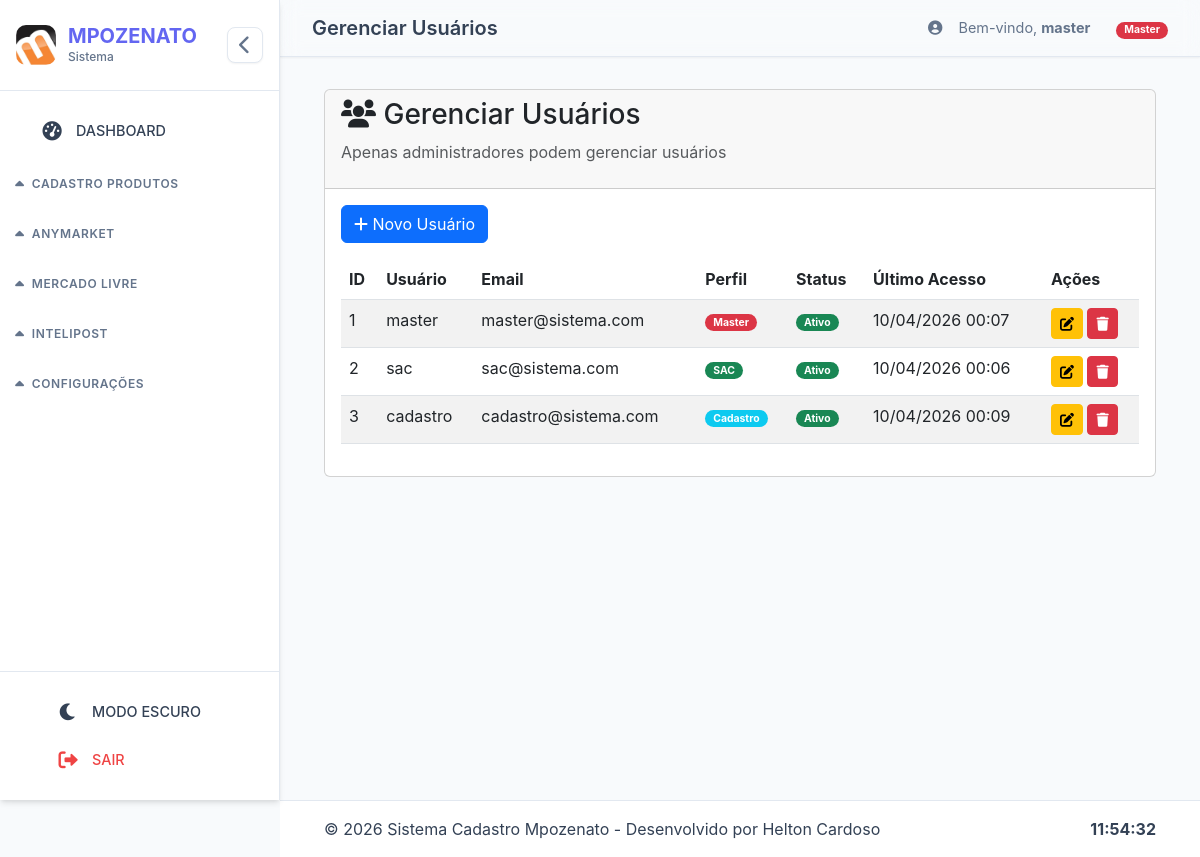
The page /admin/usuarios (signed in) on the database as committed earlier.
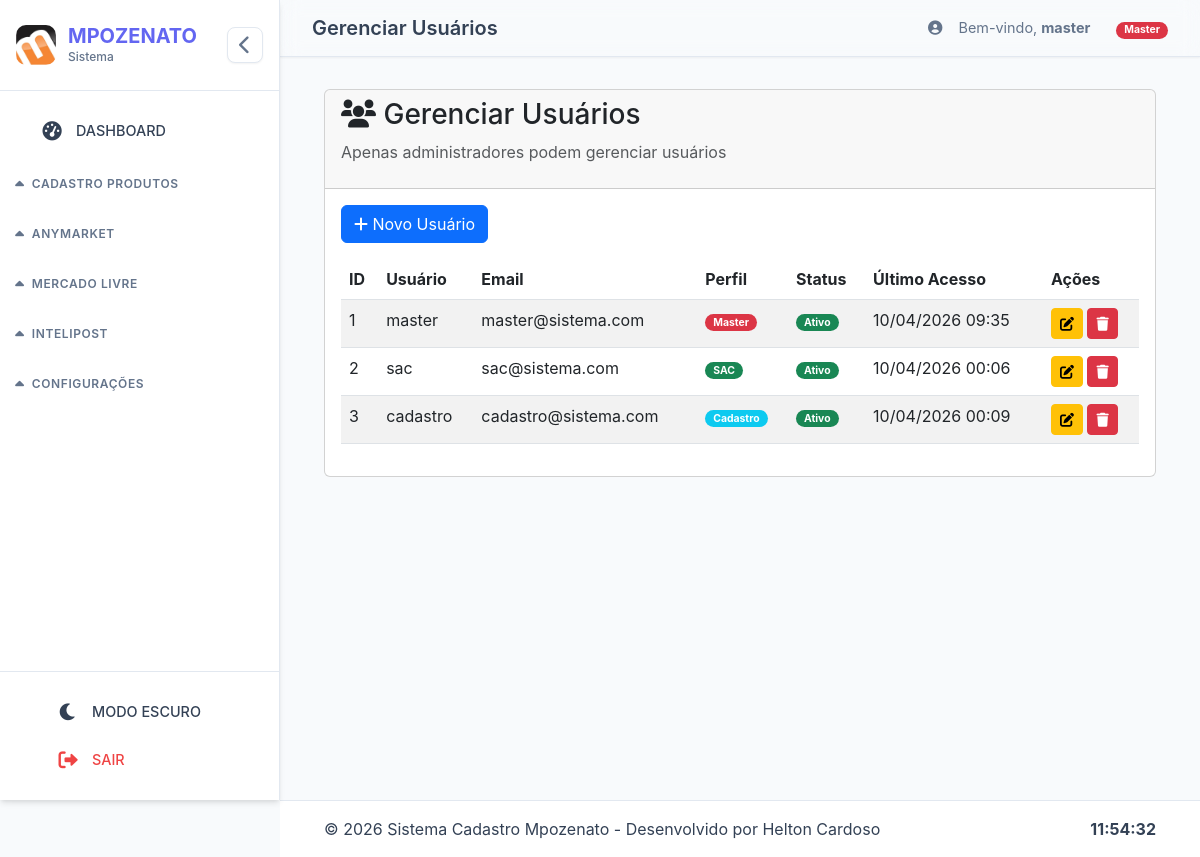
The same page on the database as committed later.
### models.py (models this page shows, shortened)
class Usuario(UserMixin, db.Model):
    __tablename__ = 'usuarios'
    id = db.Column(db.Integer, primary_key=True)
    username = db.Column(db.String(80), unique=True, nullable=False)
    email = db.Column(db.String(120), unique=True, nullable=False)
    password_hash = db.Column(db.String(256), nullable=False)
    perfil_id = db.Column(db.Integer, db.ForeignKey('perfis.id'), nullable=False)
    is_active = db.Column(db.Boolean, default=True)
    created_at = db.Column(db.DateTime, default=datetime.utcnow)
    last_login = db.Column(db.DateTime)
    permissoes_extras = db.relationship('Permissao', backref='usuario', lazy=True, cascade='all, delete-orphan')
    @property
    def perfil(self):
        return self.perfil_rel.nome if self.perfil_rel else 'user'
    def is_master(self):
        return self.perfil == 'Master'

class Perfil(db.Model):
    __tablename__ = 'perfis'
    id = db.Column(db.Integer, primary_key=True)
    nome = db.Column(db.String(50), unique=True, nullable=False)  # Master, SAC, Cadastro, Financeiro
    descricao = db.Column(db.String(200))
    is_active = db.Column(db.Boolean, default=True)
    created_at = db.Column(db.DateTime, default=datetime.utcnow)
    usuarios = db.relationship('Usuario', backref='perfil_rel', lazy=True)

### app.py (the view)
@app.route('/admin/usuarios')
@login_required
@master_required
def admin_usuarios():
    usuarios = Usuario.query.all()
    perfis = Perfil.query.all()
    return render_template('admin/usuarios.html', usuarios=usuarios, perfis=perfis, page_title='Gerenciar Usuários')

### app.py (called while the page is built)
@login_manager.user_loader
def load_user(user_id):
    from models import Usuario
    return Usuario.query.get(int(user_id))

def master_required(f):
    @wraps(f)
    def decorated_function(*args, **kwargs):
        if not current_user.is_authenticated:
            flash('Faça login para continuar', 'warning')
            return redirect(url_for('login'))
        if not current_user.is_master():
            flash('Acesso negado. Apenas Master pode acessar.', 'danger')
            return redirect(url_for('home'))
        return f(*args, **kwargs)
    return decorated_function

def contar_processos_hoje(modulo="cadastro"):
    from log_utils import contar_processos_hoje as contar_logs  # Importa a função original
    return contar_logs(modulo)  # Delega para a função de log_utils.py

@app.context_processor
def inject_stats():
    return {
        'count_processos_hoje': contar_processos_hoje(),
        'now': datetime.now()
    }

### log_utils.py (called while the page is built)
def contar_processos_hoje(modulo: str) -> int:
    with current_app.app_context():
        hoje = datetime.now().date()
        return Processo.query.filter(
            Processo.modulo == modulo,
            db.func.date(Processo.data) == hoje
        ).count()

### templates/admin/usuarios.html (shortened to what this page needs)
{% extends 'base.html' %}
{% block content %}
<div class="container-fluid">
    <div class="card">
        <div class="card-header">
            <h3><i class="fas fa-users"></i> Gerenciar Usuários</h3>
            <p class="text-muted">Apenas administradores podem gerenciar usuários</p>
        </div>
        <div class="card-body">
            <button class="btn btn-primary mb-3" onclick="abrirModalNovoUsuario()">
                <i class="fas fa-plus"></i> Novo Usuário
            </button>
            <div class="table-responsive">
                <table class="table table-striped">
                    <thead>
                        <tr>
                            <th>ID</th>
                            <th>Usuário</th>
                            <th>Email</th>
                            <th>Perfil</th>
                            <th>Status</th>
                            <th>Último Acesso</th>
                            <th>Ações</th>
                        </tr>
                    </thead>
                    <tbody id="tabela-usuarios">
                        {% for usuario in usuarios %}
                        <tr>
                            <td>{{ usuario.id }}</td>
                            <td>{{ usuario.username }}</td>
                            <td>{{ usuario.email }}</td>
                            <td>
                                <span class="badge {% if usuario.perfil == 'Master' %}bg-danger{% elif usuario.perfil == 'SAC' %}bg-success{% elif usuario.perfil == 'Cadastro' %}bg-info{% else %}bg-secondary{% endif %}">
                                    {{ usuario.perfil }}
                                </span>
                            </td>
                            <td>
                                {% if usuario.is_active %}
                                    <span class="badge bg-success">Ativo</span>
                                {% else %}
                                    <span class="badge bg-danger">Inativo</span>
                                {% endif %}
                            </td>
                            <td>{{ usuario.last_login.strftime('%d/%m/%Y %H:%M') if usuario.last_login else 'Nunca' }}</td>
                            <td>
                                <button class="btn btn-sm btn-warning" onclick="editarUsuario({{ usuario.id }})">
                                    <i class="fas fa-edit"></i>
                                </button>
                                <button class="btn btn-sm btn-danger" onclick="excluirUsuario({{ usuario.id }})">
                                    <i class="fas fa-trash"></i>
                                </button>
                            </td>
                        </tr>
                        {% endfor %}
                    </tbody>
                </table>
            </div>
        </div>
    </div>
</div>
{% endblock %}

### templates/base.html (shortened to what this page needs)
<!DOCTYPE html>
<html lang="pt-br">
<head>
  <link href="https://cdn.jsdelivr.net/npm/bootstrap@5.3.0/dist/css/bootstrap.min.css" rel="stylesheet">
  <link rel="stylesheet" href="https://cdnjs.cloudflare.com/ajax/libs/font-awesome/6.0.0/css/all.min.css">
  <link rel="stylesheet" href="{{ url_for('static', filename='css/base.css') }}">
</head>
<body>
  {% if current_user.is_authenticated %}
  <div class="sidebar-wrapper" id="sidebarWrapper">
    <nav class="sidebar">
      <div class="sidebar-header">
        <div class="logo-container">
          <img src="{{ url_for('static', filename='img/logo-empresa.png') }}" class="logo-img" alt="MPOZENATO">
          <div class="logo-text">
            <span class="brand-name">MPOZENATO</span>
            <small class="brand-subtitle">Sistema</small>
          </div>
        </div>
        <button class="sidebar-toggle-btn" id="toggleSidebar" title="Recolher/Expandir">
          <i class="fas fa-chevron-left"></i>
        </button>
      </div>
      <div class="sidebar-menu" id="sidebarMenu">
        <div class="menu-group">
          <a href="{{ url_for('dashboard') }}" class="menu-item {% if active_page == 'dashboard' %}active{% endif %}">
            <div class="menu-icon">
              <i class="fas fa-tachometer-alt"></i>
            </div>
            <span class="menu-text">DASHBOARD</span>
          </a>
        </div>
        {% if current_user.is_master() or current_user.perfil == 'Cadastro' %}
        <div class="menu-group" data-module="cadastro">
          <div class="menu-title">
            <i class="fas fa-caret-down module-toggle"></i>
            <span class="menu-title-text">CADASTRO PRODUTOS</span>
          </div>
        </div>
        {% endif %}
        {% if current_user.is_master() or current_user.perfil == 'SAC' %}
        <div class="menu-group" data-module="anymarket">
          <div class="menu-title">
            <i class="fas fa-caret-down module-toggle"></i>
            <span class="menu-title-text">ANYMARKET</span>
          </div>
        </div>
        {% endif %}
        {% if current_user.is_master() %}
        <div class="menu-group" data-module="mercadolivre">
          <div class="menu-title">
            <i class="fas fa-caret-down module-toggle"></i>
            <span class="menu-title-text">MERCADO LIVRE</span>
          </div>
        </div>
        {% endif %}
        {% if current_user.is_master() or current_user.perfil == 'SAC' %}
        <div class="menu-group" data-module="intelipost">
          <div class="menu-title">
            <i class="fas fa-caret-down module-toggle"></i>
            <span class="menu-title-text">INTELIPOST</span>
          </div>
        </div>
        {% endif %}
        {% if current_user.is_master() %}
        <div class="menu-group expanded" data-module="configuracoes">
          <div class="menu-title">
            <i class="fas fa-caret-down module-toggle"></i>
            <span class="menu-title-text">CONFIGURAÇÕES</span>
          </div>
        </div>
        {% endif %}
      </div>
      <div class="sidebar-footer">
        <button class="menu-item" id="darkModeToggle">
          <div class="menu-icon">
            <i class="fas fa-moon"></i>
          </div>
          <span class="menu-text">MODO ESCURO</span>
        </button>
        <a href="{{ url_for('logout') }}" class="menu-item logout-item">
          <div class="menu-icon">
            <i class="fas fa-sign-out-alt"></i>
          </div>
          <span class="menu-text">SAIR</span>
        </a>
      </div>
    </nav>
  </div>
  {% endif %}
  <main class="main-content" id="mainContent">
    {% if current_user.is_authenticated %}
    <div class="top-bar">
      <div class="top-bar-title">
        <h4>{% block page_title %}{{ page_title | default('Dashboard') }}{% endblock %}</h4>
      </div>
      <div class="top-bar-actions">
        <div class="user-info">
          <i class="fas fa-user-circle"></i>
          <span>Bem-vindo, <strong>{{ current_user.username }}</strong></span>
          <span class="user-perfil" style="margin-left: 10px;">
            {% if current_user.is_master() %}
              <span class="badge bg-danger">Master</span>
            {% elif current_user.perfil == 'SAC' %}
              <span class="badge bg-success">SAC</span>
            {% elif current_user.perfil == 'Cadastro' %}
              <span class="badge bg-info">Cadastro</span>
            {% else %}
              <span class="badge bg-secondary">{{ current_user.perfil }}</span>
            {% endif %}
          </span>
        </div>
      </div>
    </div>
    {% endif %}
    <div class="content-wrapper">
      {% block content %}{% endblock %}
    </div>
  </main>
  <footer class="global-footer" id="globalFooter">
    <div class="container-fluid">
      <div class="row align-items-center">
        <div class="col">
          <span>&copy; {{ now.year }} Sistema Cadastro Mpozenato - Desenvolvido por Helton Cardoso</span>
        </div>
        <div class="col-auto">
          <span id="clock" class="fw-bold"></span>
        </div>
      </div>
    </div>
  </footer>
</body>
</html>

Rows that differ between the two databases and show on the page:
changed Usuario "master": last_login "10/04/2026 00:07" → "10/04/2026 09:35"
